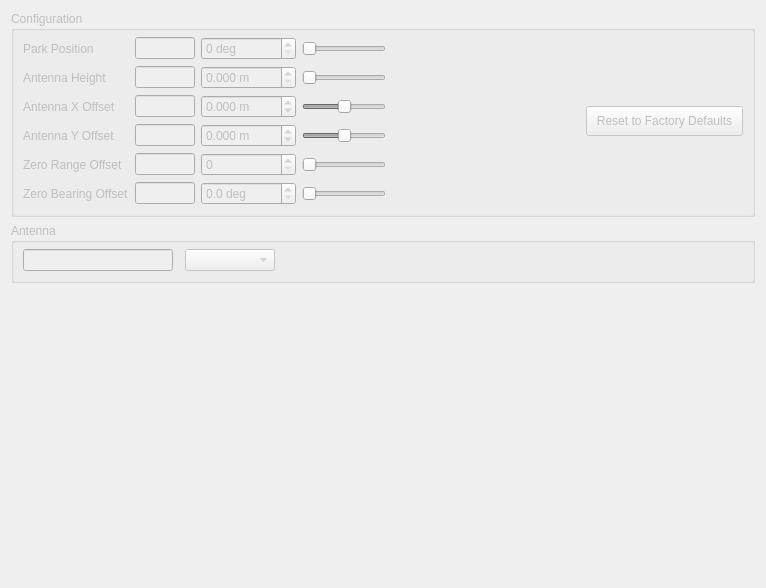
      <widget class="QWidget" name="tabInstallation">
       <property name="enabled">
        <bool>false</bool>
       </property>
       <attribute name="title">
        <string>Installation</string>
       </attribute>
       <layout class="QVBoxLayout" name="verticalLayout_14">
        <item>
         <widget class="QGroupBox" name="groupImageConfiguration">
          <property name="title">
           <string>Configuration</string>
          </property>
          <layout class="QHBoxLayout" name="horizontalLayout_13">
           <property name="topMargin">
            <number>6</number>
           </property>
           <item>
            <layout class="QGridLayout" name="gridLayout_13">
             <item row="2" column="2">
              <widget class="QDoubleSpinBox" name="spinAntennaXOffset">
               <property name="minimumSize">
                <size>
                 <width>75</width>
                 <height>0</height>
                </size>
               </property>
               <property name="keyboardTracking">
                <bool>false</bool>
               </property>
               <property name="suffix">
                <string> m</string>
               </property>
               <property name="decimals">
                <number>3</number>
               </property>
               <property name="minimum">
                <double>-1000.000000000000000</double>
               </property>
               <property name="maximum">
                <double>1000.000000000000000</double>
               </property>
               <property name="singleStep">
                <double>0.001000000000000</double>
               </property>
              </widget>
             </item>
             <item row="2" column="1">
              <widget class="QLineEdit" name="editAntennaXOffset">
               <property name="enabled">
                <bool>false</bool>
               </property>
               <property name="maximumSize">
                <size>
                 <width>60</width>
                 <height>16777215</height>
                </size>
               </property>
               <property name="alignment">
                <set>Qt::AlignRight|Qt::AlignTrailing|Qt::AlignVCenter</set>
               </property>
               <property name="readOnly">
                <bool>true</bool>
               </property>
              </widget>
             </item>
             <item row="0" column="0">
              <widget class="QLabel" name="labelParkPosition">
               <property name="text">
                <string>Park Position</string>
               </property>
              </widget>
             </item>
             <item row="0" column="1">
              <widget class="QLineEdit" name="editParkPosition">
               <property name="enabled">
                <bool>false</bool>
               </property>
               <property name="sizePolicy">
                <sizepolicy hsizetype="MinimumExpanding" vsizetype="Fixed">
                 <horstretch>0</horstretch>
                 <verstretch>0</verstretch>
                </sizepolicy>
               </property>
               <property name="minimumSize">
                <size>
                 <width>0</width>
                 <height>20</height>
                </size>
               </property>
               <property name="maximumSize">
                <size>
                 <width>60</width>
                 <height>16777215</height>
                </size>
               </property>
               <property name="alignment">
                <set>Qt::AlignRight|Qt::AlignTrailing|Qt::AlignVCenter</set>
               </property>
               <property name="readOnly">
                <bool>true</bool>
               </property>
              </widget>
             </item>
             <item row="0" column="2">
              <widget class="QSpinBox" name="spinParkPosition">
               <property name="keyboardTracking">
                <bool>false</bool>
               </property>
               <property name="suffix">
                <string> deg</string>
               </property>
               <property name="maximum">
                <number>359</number>
               </property>
              </widget>
             </item>
             <item row="0" column="3">
              <widget class="QSlider" name="sliderParkPosition">
               <property name="maximum">
                <number>359</number>
               </property>
               <property name="orientation">
                <enum>Qt::Horizontal</enum>
               </property>
              </widget>
             </item>
             <item row="1" column="0">
              <widget class="QLabel" name="labelAntennaHeight">
               <property name="text">
                <string>Antenna Height</string>
               </property>
              </widget>
             </item>
             <item row="1" column="3">
              <widget class="QSlider" name="sliderAntennaHeight">
               <property name="maximum">
                <number>1000</number>
               </property>
               <property name="orientation">
                <enum>Qt::Horizontal</enum>
               </property>
              </widget>
             </item>
             <item row="4" column="0">
              <widget class="QLabel" name="labelZeroRangeOffset">
               <property name="text">
                <string>Zero Range Offset</string>
               </property>
              </widget>
             </item>
             <item row="4" column="1">
              <widget class="QLineEdit" name="editZeroRange">
               <property name="enabled">
                <bool>false</bool>
               </property>
               <property name="sizePolicy">
                <sizepolicy hsizetype="MinimumExpanding" vsizetype="Fixed">
                 <horstretch>0</horstretch>
                 <verstretch>0</verstretch>
                </sizepolicy>
               </property>
               <property name="minimumSize">
                <size>
                 <width>0</width>
                 <height>20</height>
                </size>
               </property>
               <property name="maximumSize">
                <size>
                 <width>60</width>
                 <height>16777215</height>
                </size>
               </property>
               <property name="alignment">
                <set>Qt::AlignRight|Qt::AlignTrailing|Qt::AlignVCenter</set>
               </property>
               <property name="readOnly">
                <bool>true</bool>
               </property>
              </widget>
             </item>
             <item row="4" column="3">
              <widget class="QSlider" name="sliderZeroRange">
               <property name="maximum">
                <number>500</number>
               </property>
               <property name="orientation">
                <enum>Qt::Horizontal</enum>
               </property>
              </widget>
             </item>
             <item row="5" column="0">
              <widget class="QLabel" name="labelZeroBearingOffset">
               <property name="text">
                <string>Zero Bearing Offset</string>
               </property>
              </widget>
             </item>
             <item row="5" column="1">
              <widget class="QLineEdit" name="editZeroBearing">
               <property name="enabled">
                <bool>false</bool>
               </property>
               <property name="sizePolicy">
                <sizepolicy hsizetype="MinimumExpanding" vsizetype="Fixed">
                 <horstretch>0</horstretch>
                 <verstretch>0</verstretch>
                </sizepolicy>
               </property>
               <property name="minimumSize">
                <size>
                 <width>0</width>
                 <height>20</height>
                </size>
               </property>
               <property name="maximumSize">
                <size>
                 <width>60</width>
                 <height>16777215</height>
                </size>
               </property>
               <property name="alignment">
                <set>Qt::AlignRight|Qt::AlignTrailing|Qt::AlignVCenter</set>
               </property>
               <property name="readOnly">
                <bool>true</bool>
               </property>
              </widget>
             </item>
             <item row="5" column="3">
              <widget class="QSlider" name="sliderZeroBearing">
               <property name="maximum">
                <number>360</number>
               </property>
               <property name="orientation">
                <enum>Qt::Horizontal</enum>
               </property>
              </widget>
             </item>
             <item row="5" column="2">
              <widget class="QDoubleSpinBox" name="spinZeroBearing">
               <property name="minimumSize">
                <size>
                 <width>65</width>
                 <height>0</height>
                </size>
               </property>
               <property name="keyboardTracking">
                <bool>false</bool>
               </property>
               <property name="suffix">
                <string> deg</string>
               </property>
               <property name="decimals">
                <number>1</number>
               </property>
               <property name="maximum">
                <double>359.899999999999977</double>
               </property>
               <property name="singleStep">
                <double>0.100000000000000</double>
               </property>
              </widget>
             </item>
             <item row="1" column="2">
              <widget class="QDoubleSpinBox" name="spinAntennaHeight">
               <property name="minimumSize">
                <size>
                 <width>75</width>
                 <height>0</height>
                </size>
               </property>
               <property name="keyboardTracking">
                <bool>false</bool>
               </property>
               <property name="suffix">
                <string> m</string>
               </property>
               <property name="decimals">
                <number>3</number>
               </property>
               <property name="maximum">
                <double>100.000000000000000</double>
               </property>
               <property name="singleStep">
                <double>0.001000000000000</double>
               </property>
              </widget>
             </item>
             <item row="4" column="2">
              <widget class="QDoubleSpinBox" name="spinZeroRange">
               <property name="minimumSize">
                <size>
                 <width>75</width>
                 <height>0</height>
                </size>
               </property>
               <property name="keyboardTracking">
                <bool>false</bool>
               </property>
               <property name="suffix">
                <string/>
               </property>
               <property name="decimals">
                <number>0</number>
               </property>
               <property name="maximum">
                <double>1023.000000000000000</double>
               </property>
               <property name="singleStep">
                <double>1.000000000000000</double>
               </property>
              </widget>
             </item>
             <item row="1" column="1">
              <widget class="QLineEdit" name="editAntennaHeight">
               <property name="enabled">
                <bool>false</bool>
               </property>
               <property name="maximumSize">
                <size>
                 <width>60</width>
                 <height>16777215</height>
                </size>
               </property>
               <property name="alignment">
                <set>Qt::AlignRight|Qt::AlignTrailing|Qt::AlignVCenter</set>
               </property>
               <property name="readOnly">
                <bool>true</bool>
               </property>
              </widget>
             </item>
             <item row="2" column="3">
              <widget class="QSlider" name="sliderAntennaXOffset">
               <property name="minimum">
                <number>-1000</number>
               </property>
               <property name="maximum">
                <number>1000</number>
               </property>
               <property name="orientation">
                <enum>Qt::Horizontal</enum>
               </property>
              </widget>
             </item>
             <item row="2" column="0">
              <widget class="QLabel" name="labelAntennaXOffset">
               <property name="text">
                <string>Antenna X Offset</string>
               </property>
              </widget>
             </item>
             <item row="3" column="0">
              <widget class="QLabel" name="labelAntennaYOffset">
               <property name="text">
                <string>Antenna Y Offset</string>
               </property>
              </widget>
             </item>
             <item row="3" column="1">
              <widget class="QLineEdit" name="editAntennaYOffset">
               <property name="enabled">
                <bool>false</bool>
               </property>
               <property name="maximumSize">
                <size>
                 <width>60</width>
                 <height>16777215</height>
                </size>
               </property>
               <property name="alignment">
                <set>Qt::AlignRight|Qt::AlignTrailing|Qt::AlignVCenter</set>
               </property>
               <property name="readOnly">
                <bool>true</bool>
               </property>
              </widget>
             </item>
             <item row="3" column="2">
              <widget class="QDoubleSpinBox" name="spinAntennaYOffset">
               <property name="minimumSize">
                <size>
                 <width>75</width>
                 <height>0</height>
                </size>
               </property>
               <property name="keyboardTracking">
                <bool>false</bool>
               </property>
               <property name="suffix">
                <string> m</string>
               </property>
               <property name="decimals">
                <number>3</number>
               </property>
               <property name="minimum">
                <double>-1000.000000000000000</double>
               </property>
               <property name="maximum">
                <double>1000.000000000000000</double>
               </property>
               <property name="singleStep">
                <double>0.001000000000000</double>
               </property>
              </widget>
             </item>
             <item row="3" column="3">
              <widget class="QSlider" name="sliderAntennaYOffset">
               <property name="minimum">
                <number>-1000</number>
               </property>
               <property name="maximum">
                <number>1000</number>
               </property>
               <property name="orientation">
                <enum>Qt::Horizontal</enum>
               </property>
              </widget>
             </item>
            </layout>
           </item>
           <item>
            <spacer name="horizontalSpacer_14">
             <property name="orientation">
              <enum>Qt::Horizontal</enum>
             </property>
             <property name="sizeHint" stdset="0">
              <size>
               <width>194</width>
               <height>20</height>
              </size>
             </property>
            </spacer>
           </item>
           <item>
            <widget class="QPushButton" name="pushFactoryDefaults">
             <property name="minimumSize">
              <size>
               <width>0</width>
               <height>30</height>
              </size>
             </property>
             <property name="maximumSize">
              <size>
               <width>170</width>
               <height>16777215</height>
              </size>
             </property>
             <property name="layoutDirection">
              <enum>Qt::LeftToRight</enum>
             </property>
             <property name="text">
              <string>  Reset to Factory Defaults  </string>
             </property>
            </widget>
           </item>
          </layout>
         </widget>
        </item>
        <item>
         <widget class="QGroupBox" name="groupAntennaType">
          <property name="minimumSize">
           <size>
            <width>0</width>
            <height>0</height>
           </size>
          </property>
          <property name="title">
           <string>Antenna</string>
          </property>
          <layout class="QHBoxLayout" name="horizontalLayout_6">
           <property name="spacing">
            <number>12</number>
           </property>
           <property name="topMargin">
            <number>6</number>
           </property>
           <item>
            <widget class="QLineEdit" name="editAntennaType">
             <property name="enabled">
              <bool>false</bool>
             </property>
             <property name="sizePolicy">
              <sizepolicy hsizetype="MinimumExpanding" vsizetype="Fixed">
               <horstretch>0</horstretch>
               <verstretch>0</verstretch>
              </sizepolicy>
             </property>
             <property name="minimumSize">
              <size>
               <width>150</width>
               <height>20</height>
              </size>
             </property>
             <property name="maximumSize">
              <size>
               <width>50</width>
               <height>16777215</height>
              </size>
             </property>
             <property name="readOnly">
              <bool>true</bool>
             </property>
            </widget>
           </item>
           <item>
            <widget class="QComboBox" name="comboAntennaType">
             <property name="enabled">
              <bool>false</bool>
             </property>
             <property name="sizePolicy">
              <sizepolicy hsizetype="Preferred" vsizetype="Fixed">
               <horstretch>0</horstretch>
               <verstretch>0</verstretch>
              </sizepolicy>
             </property>
             <property name="minimumSize">
              <size>
               <width>90</width>
               <height>20</height>
              </size>
             </property>
            </widget>
           </item>
           <item>
            <spacer name="horizontalSpacer_15">
             <property name="orientation">
              <enum>Qt::Horizontal</enum>
             </property>
             <property name="sizeHint" stdset="0">
              <size>
               <width>40</width>
               <height>20</height>
              </size>
             </property>
            </spacer>
           </item>
          </layout>
         </widget>
        </item>
        <item>
         <spacer name="verticalSpacer_9">
          <property name="orientation">
           <enum>Qt::Vertical</enum>
          </property>
          <property name="sizeHint" stdset="0">
           <size>
            <width>198</width>
            <height>294</height>
           </size>
          </property>
         </spacer>
        </item>
       </layout>
      </widget>
